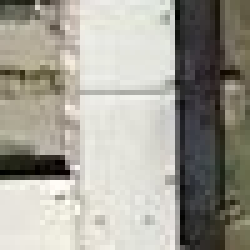
#> input picture data/train/no_pools/img1105.jpg, 50 x 50 px (shown 5 times larger); its folder holds only this picture in this run
$ jupyter execute --allow-errors EDA.ipynb   (shell and % lines are left out)   (older library calls are emulated)
#> lines starting #> are read from the running program, lines starting #| are printed output that depends on the picture
# **Pool detection - Exploratory Data Analysis**

Dataset obtenido de https://github.com/yacine-benbaccar/Pool-Detection

## **Librerías**

[cell 1]
#%pip install easyimages scipy scikit-image scikit-learn numpy pandas matplotlib seaborn

[cell 2]
import os
import random

from skimage.transform import rotate
from skimage.util import random_noise
from skimage.filters import gaussian
from skimage import exposure

from skimage.feature import graycomatrix, graycoprops
from sklearn.feature_selection import mutual_info_classif
from sklearn.model_selection import train_test_split
from sklearn.preprocessing import StandardScaler
from sklearn.svm import SVC
from sklearn.pipeline import Pipeline
from sklearn.base import BaseEstimator
from sklearn.metrics import accuracy_score, confusion_matrix, classification_report

import cv2
import numpy as np
import pandas as pd
import seaborn as sns
import scipy
import matplotlib.pyplot as plt

## **Constantes**

[cell 3]
DATA_DIR = os.path.join('..', 'data')
TRAIN_DIR = os.path.join(DATA_DIR, 'train')
VALIDATION_DIR = os.path.join(DATA_DIR, 'validation')
FEATURES_DIR = os.path.join(DATA_DIR, 'features')
POSITIVE_LABEL = 'pools'
NEGATIVE_LABEL = 'no_pools'

USE_CACHE = False
PLOT_RESULTS = False
SEED = 2
random.seed(SEED)

### **Análisis del Conjunto de Datos**

[cell 4]
train_filenames = []
for label in os.listdir(TRAIN_DIR):
    images = os.listdir(os.path.join(TRAIN_DIR, label))
    train_filenames.extend((image, label) for image in images)

validation_filenames = []
#> (the rest of this cell did not finish here and is left out)

**Tamaño de conjuntos**

[cell 5]
train_filenames_length = len(train_filenames)
validation_filenames_length = len(validation_filenames)
positive_length = len([x for x in train_filenames if x[1] == POSITIVE_LABEL])
negative_train_length = len([x for x in train_filenames if x[1] == NEGATIVE_LABEL])
positive_validation_length = len([x for x in validation_filenames if x[1] == POSITIVE_LABEL])
negative_validation_length = len([x for x in validation_filenames if x[1] == NEGATIVE_LABEL])
train_length_rate = train_filenames_length / (train_filenames_length + validation_filenames_length)

print('Porcentaje de imágenes de train:', train_length_rate); print()
print('Número de imágenes de train:', train_filenames_length)
print('Número de imágenes de validación:', validation_filenames_length); print()
print('Número de imágenes positivas en train:', positive_length)
print('Número de imágenes negativas en train:', negative_train_length); print()
print('Número de imágenes positivas en validación:', positive_validation_length)
print('Número de imágenes negativas en validación:', negative_validation_length)

**Tamaño de imágenes**

[cell 6]
train_images = []
validation_images = []
images_dimensions = set()

for filename, label in train_filenames:
    image_dir = os.path.join(TRAIN_DIR, label, filename)
    image = plt.imread(image_dir)
#> image is the input picture: shape (50, 50, 3); mean R, G, B 162.2, 159.9, 150.3
    train_images.append((image_dir, image, label))
    images_dimensions.add(image.shape)
for filename, label in validation_filenames:
    image_dir = os.path.join(VALIDATION_DIR, label, filename)
    image = plt.imread(image_dir)
    validation_images.append((image_dir, image, label))
    images_dimensions.add(image.shape)

[cell 7]
print('Cantidad de dimensiones de las imágenes:', len(images_dimensions))
#| Cantidad de dimensiones de las imágenes: 1
print('Dimensiones de las imágenes:', images_dimensions)
#| Dimensiones de las imágenes: {(50, 50, 3)}

**Reordenar datos**

[cell 8]
random.shuffle(train_filenames)
random.shuffle(validation_filenames)

**Mostrar primeros datos**

[cell 9]
# [10 lines left out: function plot_image_samples, not called in this run]

[cell 10]
first_number = 8
positive_images_dirs = list(filter(lambda x: x[1] == POSITIVE_LABEL, train_filenames))[:first_number//2]
negative_images_dirs = list(filter(lambda x: x[1] == NEGATIVE_LABEL, train_filenames))[:first_number//2]
first_images = [*positive_images_dirs, *negative_images_dirs]

if PLOT_RESULTS:
    plot_image_samples(first_images, n_samples=first_number)

**Separar conjunto de validación**

[cell 11]
dev_size = (len(validation_images) + len(train_images)) // 10
#> dev_size = 0
y_original_train = [x[2] for x in train_images]
#> y_original_train = ['no_pools', 'pools']
#> (the rest of this cell did not finish here and is left out)

### **Aumentación de datos**

[cell 12]
augmentation_functions = {
    'rotate': lambda image: rotate(image, random.randint(0, 360)),
    'noise': lambda image: random_noise(image),
    'gamma': lambda image: exposure.adjust_gamma(image, random.uniform(0.5, 1.5)),
    'gaussian': lambda image: gaussian(image),
}

def augment_images(
    images,
    augment_rate=0.2,
    rotation_factor=0.05,
    noise_factor=0.025,
    gamma_factor=0.025,
    gaussian_factor=0.1,
):
#> called with augment_rate = 0.2, rotation_factor = 0.05, noise_factor = 0.025, gamma_factor = 0.025, gaussian_factor = 0.1
    augmentation_rates = [rotation_factor, noise_factor, gamma_factor, gaussian_factor]
    rates = sum(augmentation_rates)
    if rates != augment_rate:
        print('Warning: Augment rate is not equal to sum of augmentation rates')
        gaussian_factor += augment_rate - rates

    augmented_images = []
    for (image_dir, image, label) in images:
        if random.random() < augment_rate:
            function = random.choices(
                list(augmentation_functions.keys()),
                weights=[rotation_factor, noise_factor, gamma_factor, gaussian_factor]
            )[0]
            augmented_image = augmentation_functions[function](image)
            min_image, max_image = np.min(augmented_image), np.max(augmented_image)
            augmented_image = ((augmented_image - min_image) / (max_image - min_image)) * 255
            augmented_image = augmented_image.astype(np.uint8)
            augmented_images.append((image_dir, augmented_image, label, image))
#> this loop made 2 passes
#> (image_dir, label, function, min_image, max_image) on passes 1 to 2: ('../data/train/no_pools/img1105.jpg', 'no_pools', 'noise', 0, 1), ('../data/train/pools/img1222.jpg', 'pools', 'gaussian', 0.0507, 0.981)
#> pass 1, in augment_images, `augmented_image = augmentation_functions[function](image)`:
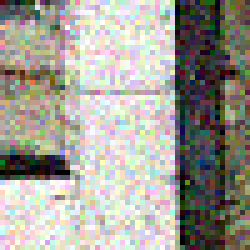
#> augmented_image: shape (50, 50, 3) float64 (shown 5 times larger); mean R, G, B 0.635, 0.625, 0.592
#> pass 2, in augment_images, `augmented_image = augmentation_functions[function](image)`:
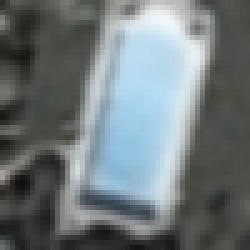
#> augmented_image: shape (50, 50, 3) float64 (shown 5 times larger); mean R, G, B 0.438, 0.473, 0.482
#> after the loop, augmented_images = 2 items
    return augmented_images

[cell 13]
augmented_train_images = augment_images(train_images)
#> augmented_train_images = 2 items

[cell 14]
# [11 lines left out: function compare_augmented_images, not called in this run]

[cell 15]
if PLOT_RESULTS:
    compare_augmented_images(augmented_train_images)

[cell 16]
train_images = [*train_images, *[augmented_image[:3] for augmented_image in augmented_train_images]]

### **Features**

##### **Filtros de Gabor**

[cell 17]
# https://www.freedomvc.com/index.php/2021/10/16/gabor-filter-in-edge-detection/

def create_gaborfilter():
    # This function is designed to produce a set of GaborFilters
    # an even distribution of theta values equally distributed amongst pi rad / 180 degree

    filters = []
    num_filters = 16
    ksize = 35  # The local area to evaluate
    sigma = 3.0  # Larger Values produce more edges
    lambd = 10.0
    gamma = 0.5
    psi = 0  # Offset value - lower generates cleaner results
    for theta in np.arange(0, np.pi, np.pi / num_filters):  # Theta is the orientation for edge detection
        kern = cv2.getGaborKernel((ksize, ksize), sigma, theta, lambd, gamma, psi, ktype=cv2.CV_64F)
        kern /= 1.0 * kern.sum()  # Brightness normalization
        filters.append(kern)
    return filters

def apply_filter(img, filters):
# This general function is designed to apply filters to our image

    # First create a numpy array the same size as our input image
    newimage = np.zeros_like(img)

    # Starting with a blank image, we loop through the images and apply our Gabor Filter
    # On each iteration, we take the highest value (super impose), until we have the max value across all filters
    # The final image is returned
    depth = -1 # remain depth same as original image

    for kern in filters:  # Loop through the kernels in our GaborFilter
        image_filter = cv2.filter2D(img, depth, kern)  #Apply filter to image

        # Using Numpy.maximum to compare our filter and cumulative image, taking the higher value (max)
        np.maximum(newimage, image_filter, newimage)
#> this loop made 16 passes
#> pass 1, in apply_filter, `image_filter = cv2.filter2D(img, depth, kern)`:
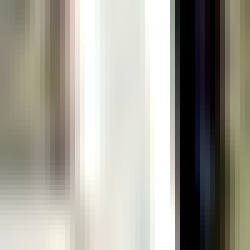
#> image_filter: shape (50, 50, 3) (shown 5 times larger); mean R, G, B 162, 159.6, 150.1
#> pass 3, in apply_filter, `image_filter = cv2.filter2D(img, depth, kern)`:
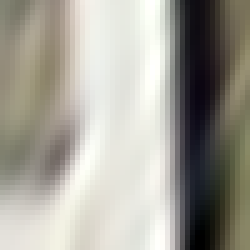
#> image_filter: shape (50, 50, 3) (shown 5 times larger); mean R, G, B 163.4, 161, 151.5
#> after the loop:
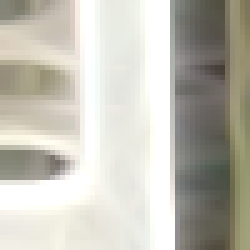
#> newimage: shape (50, 50, 3) (shown 5 times larger); mean R, G, B 193.7, 191.5, 181.3
    return newimage

[cell 18]
gfilters = create_gaborfilter()
train_images = [(x[0], apply_filter(x[1], gfilters), x[2]) for x in train_images]
#> the loop in apply_filter (call 2), `for kern in filters:` made 16 passes
#> pass 1, in apply_filter (call 2), `image_filter = cv2.filter2D(img, depth, kern)`:
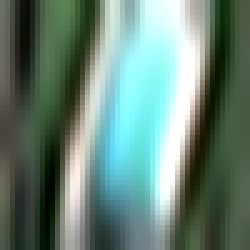
#> image_filter: shape (50, 50, 3) (shown 5 times larger); mean R, G, B 103.8, 131.8, 119.6
#> pass 2, in apply_filter (call 2), `image_filter = cv2.filter2D(img, depth, kern)`:
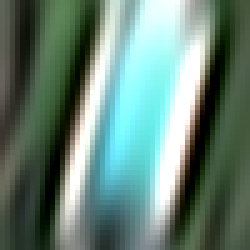
#> image_filter: shape (50, 50, 3) (shown 5 times larger); mean R, G, B 102.7, 131, 119.4
#> pass 3, in apply_filter (call 2), `image_filter = cv2.filter2D(img, depth, kern)`:
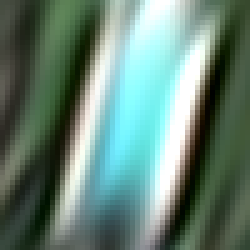
#> image_filter: shape (50, 50, 3) (shown 5 times larger); mean R, G, B 103, 131.4, 119.1
#> after the loop in apply_filter (call 2), `for kern in filters:`:
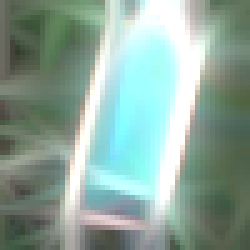
#> newimage: shape (50, 50, 3) (shown 5 times larger); mean R, G, B 140.5, 166.2, 155.4
#> the loop in apply_filter (call 4), `for kern in filters:` made 16 passes
#> pass 1, in apply_filter (call 4), `image_filter = cv2.filter2D(img, depth, kern)`:
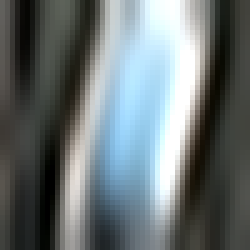
#> image_filter: shape (50, 50, 3) (shown 5 times larger); mean R, G, B 106, 115.1, 116.7
#> train_images = 4 items
#> (the rest of the program and of its run is left out)
